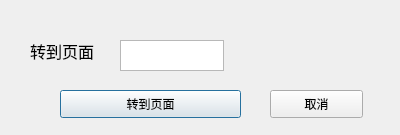
<?xml version="1.0" encoding="UTF-8"?>
<ui version="4.0">
 <class>PageJump</class>
 <widget class="QDialog" name="PageJump">
  <property name="windowModality">
   <enum>Qt::WindowModal</enum>
  </property>
  <property name="geometry">
   <rect>
    <x>0</x>
    <y>0</y>
    <width>400</width>
    <height>135</height>
   </rect>
  </property>
  <property name="windowTitle">
   <string>转到页面</string>
  </property>
  <widget class="QPushButton" name="pushButton">
   <property name="geometry">
    <rect>
     <x>60</x>
     <y>90</y>
     <width>181</width>
     <height>28</height>
    </rect>
   </property>
   <property name="text">
    <string>转到页面</string>
   </property>
  </widget>
  <widget class="QPushButton" name="pushButton_2">
   <property name="geometry">
    <rect>
     <x>270</x>
     <y>90</y>
     <width>93</width>
     <height>28</height>
    </rect>
   </property>
   <property name="text">
    <string>取消</string>
   </property>
  </widget>
  <widget class="QTextEdit" name="textEdit">
   <property name="geometry">
    <rect>
     <x>120</x>
     <y>40</y>
     <width>104</width>
     <height>31</height>
    </rect>
   </property>
  </widget>
  <widget class="QLabel" name="label">
   <property name="geometry">
    <rect>
     <x>30</x>
     <y>40</y>
     <width>81</width>
     <height>21</height>
    </rect>
   </property>
   <property name="font">
    <font>
     <family>Agency FB</family>
     <pointsize>12</pointsize>
    </font>
   </property>
   <property name="text">
    <string>转到页面</string>
   </property>
  </widget>
 </widget>
 <resources/>
 <connections/>
</ui>
